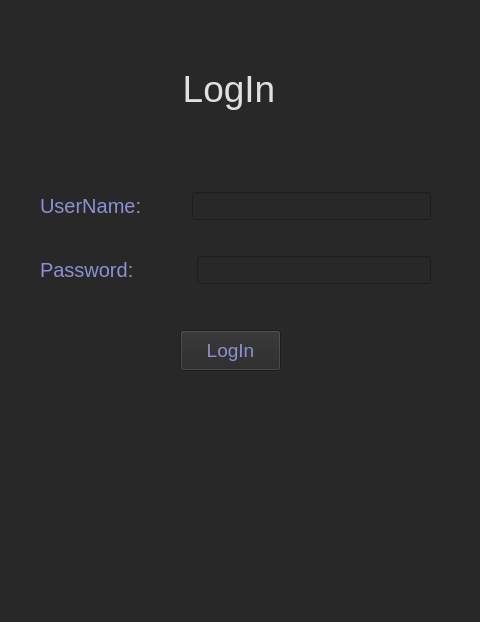
<?xml version="1.0" encoding="UTF-8"?>
<ui version="4.0">
 <class>MainWindow</class>
 <widget class="QMainWindow" name="MainWindow">
  <property name="geometry">
   <rect>
    <x>0</x>
    <y>0</y>
    <width>480</width>
    <height>622</height>
   </rect>
  </property>
  <property name="windowTitle">
   <string>MainWindow</string>
  </property>
  <property name="styleSheet">
   <string notr="true">background-color: rgb(40, 40, 40);</string>
  </property>
  <widget class="QWidget" name="centralwidget">
   <widget class="QWidget" name="gridLayoutWidget">
    <property name="geometry">
     <rect>
      <x>0</x>
      <y>0</y>
      <width>2</width>
      <height>2</height>
     </rect>
    </property>
    <layout class="QGridLayout" name="gridLayout">
     <property name="verticalSpacing">
      <number>17</number>
     </property>
    </layout>
   </widget>
   <widget class="QPushButton" name="pushButton">
    <property name="geometry">
     <rect>
      <x>180</x>
      <y>330</y>
      <width>101</width>
      <height>41</height>
     </rect>
    </property>
    <property name="styleSheet">
     <string notr="true">color:rgb(142, 142, 213); font-size:14pt;</string>
    </property>
    <property name="text">
     <string>LogIn</string>
    </property>
   </widget>
   <widget class="QWidget" name="formLayoutWidget_3">
    <property name="geometry">
     <rect>
      <x>40</x>
      <y>190</y>
      <width>391</width>
      <height>96</height>
     </rect>
    </property>
    <layout class="QVBoxLayout" name="verticalLayout">
     <property name="spacing">
      <number>34</number>
     </property>
     <item>
      <layout class="QHBoxLayout" name="horizontalLayout_2">
       <property name="spacing">
        <number>50</number>
       </property>
       <item>
        <widget class="QLabel" name="label_3">
         <property name="styleSheet">
          <string notr="true">font-size:15pt;color:rgb(142, 142, 213)</string>
         </property>
         <property name="text">
          <string>UserName:</string>
         </property>
        </widget>
       </item>
       <item>
        <widget class="QLineEdit" name="password">
         <property name="styleSheet">
          <string notr="true">font-size:13pt; color:rgb(243,243,243);
</string>
         </property>
        </widget>
       </item>
      </layout>
     </item>
     <item>
      <layout class="QHBoxLayout" name="horizontalLayout">
       <property name="spacing">
        <number>63</number>
       </property>
       <item>
        <widget class="QLabel" name="label_2">
         <property name="styleSheet">
          <string notr="true">font-size:15pt;color:rgb(142, 142, 213)</string>
         </property>
         <property name="text">
          <string>Password:</string>
         </property>
        </widget>
       </item>
       <item>
        <widget class="QLineEdit" name="username">
         <property name="styleSheet">
          <string notr="true">font-size:13pt; color:rgb(243,243,243);</string>
         </property>
        </widget>
       </item>
      </layout>
     </item>
    </layout>
   </widget>
   <widget class="QLabel" name="label">
    <property name="geometry">
     <rect>
      <x>150</x>
      <y>50</y>
      <width>158</width>
      <height>78</height>
     </rect>
    </property>
    <property name="toolTip">
     <string>&lt;html&gt;&lt;head/&gt;&lt;body&gt;&lt;p align=&quot;center&quot;&gt;&lt;br/&gt;&lt;/p&gt;&lt;/body&gt;&lt;/html&gt;</string>
    </property>
    <property name="whatsThis">
     <string>&lt;html&gt;&lt;head/&gt;&lt;body&gt;&lt;p align=&quot;center&quot;&gt;&lt;br/&gt;&lt;/p&gt;&lt;/body&gt;&lt;/html&gt;</string>
    </property>
    <property name="styleSheet">
     <string notr="true">color: rgb(225, 225, 225);font-size:28pt;</string>
    </property>
    <property name="text">
     <string>LogIn</string>
    </property>
    <property name="alignment">
     <set>Qt::AlignCenter</set>
    </property>
   </widget>
  </widget>
  <widget class="QMenuBar" name="menubar">
   <property name="geometry">
    <rect>
     <x>0</x>
     <y>0</y>
     <width>480</width>
     <height>22</height>
    </rect>
   </property>
  </widget>
  <widget class="QStatusBar" name="statusbar"/>
 </widget>
 <resources/>
 <connections/>
</ui>
